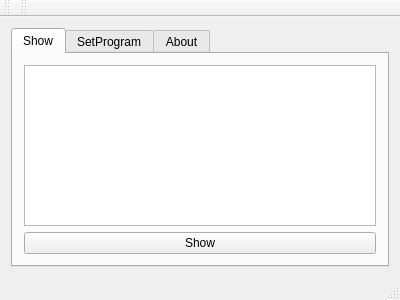
<?xml version="1.0" encoding="UTF-8"?>
<ui version="4.0">
 <class>MainWindow</class>
 <widget class="QMainWindow" name="MainWindow">
  <property name="geometry">
   <rect>
    <x>0</x>
    <y>0</y>
    <width>400</width>
    <height>300</height>
   </rect>
  </property>
  <property name="windowTitle">
   <string>MyProgram :)</string>
  </property>
  <widget class="QWidget" name="centralWidget">
   <layout class="QGridLayout" name="gridLayout_4">
    <item row="0" column="0">
     <layout class="QGridLayout" name="gridLayout">
      <item row="0" column="0">
       <widget class="QTabWidget" name="tabWidget">
        <property name="currentIndex">
         <number>0</number>
        </property>
        <widget class="QWidget" name="tab">
         <attribute name="title">
          <string>Show</string>
         </attribute>
         <layout class="QGridLayout" name="gridLayout_6">
          <item row="0" column="0">
           <layout class="QGridLayout" name="gridLayout_2">
            <item row="0" column="0">
             <widget class="QTextBrowser" name="ShowProgram"/>
            </item>
            <item row="1" column="0">
             <widget class="QPushButton" name="ShowButtom1">
              <property name="text">
               <string>Show</string>
              </property>
             </widget>
            </item>
           </layout>
          </item>
         </layout>
        </widget>
        <widget class="QWidget" name="tab_2">
         <attribute name="title">
          <string>SetProgram</string>
         </attribute>
         <layout class="QGridLayout" name="gridLayout_5">
          <item row="0" column="0">
           <layout class="QGridLayout" name="gridLayout_3">
            <item row="1" column="0">
             <widget class="QPushButton" name="Savebtn">
              <property name="text">
               <string>Save</string>
              </property>
             </widget>
            </item>
            <item row="1" column="1">
             <widget class="QPushButton" name="Showbtn2">
              <property name="text">
               <string>Show</string>
              </property>
             </widget>
            </item>
            <item row="0" column="0" colspan="2">
             <widget class="QTextEdit" name="SetProgram"/>
            </item>
           </layout>
          </item>
         </layout>
        </widget>
        <widget class="QWidget" name="About">
         <attribute name="title">
          <string>About</string>
         </attribute>
         <layout class="QGridLayout" name="gridLayout_7">
          <item row="0" column="0">
           <layout class="QVBoxLayout" name="verticalLayout">
            <item>
             <widget class="QTextBrowser" name="About_2">
              <property name="html">
               <string>&lt;!DOCTYPE HTML PUBLIC &quot;-//W3C//DTD HTML 4.0//EN&quot; &quot;http://www.w3.org/TR/REC-html40/strict.dtd&quot;&gt;
&lt;html&gt;&lt;head&gt;&lt;meta name=&quot;qrichtext&quot; content=&quot;1&quot; /&gt;&lt;style type=&quot;text/css&quot;&gt;
p, li { white-space: pre-wrap; }
&lt;/style&gt;&lt;/head&gt;&lt;body style=&quot; font-family:'Ubuntu'; font-size:11pt; font-weight:400; font-style:normal;&quot;&gt;
&lt;p align=&quot;center&quot; style=&quot;-qt-paragraph-type:empty; margin-top:0px; margin-bottom:0px; margin-left:0px; margin-right:0px; -qt-block-indent:0; text-indent:0px;&quot;&gt;&lt;br /&gt;&lt;/p&gt;
&lt;p align=&quot;center&quot; style=&quot;-qt-paragraph-type:empty; margin-top:0px; margin-bottom:0px; margin-left:0px; margin-right:0px; -qt-block-indent:0; text-indent:0px;&quot;&gt;&lt;br /&gt;&lt;/p&gt;
&lt;p align=&quot;center&quot; style=&quot; margin-top:0px; margin-bottom:0px; margin-left:0px; margin-right:0px; -qt-block-indent:0; text-indent:0px;&quot;&gt;Designed by Khashayar Ghamati&lt;/p&gt;
&lt;p align=&quot;center&quot; style=&quot;-qt-paragraph-type:empty; margin-top:0px; margin-bottom:0px; margin-left:0px; margin-right:0px; -qt-block-indent:0; text-indent:0px;&quot;&gt;&lt;br /&gt;&lt;/p&gt;
&lt;p align=&quot;center&quot; style=&quot; margin-top:0px; margin-bottom:0px; margin-left:0px; margin-right:0px; -qt-block-indent:0; text-indent:0px;&quot;&gt;Email: KhashayarGhamati@gmail.com&lt;/p&gt;&lt;/body&gt;&lt;/html&gt;</string>
              </property>
             </widget>
            </item>
           </layout>
          </item>
         </layout>
        </widget>
       </widget>
      </item>
     </layout>
    </item>
   </layout>
  </widget>
  <widget class="QMenuBar" name="menuBar">
   <property name="geometry">
    <rect>
     <x>0</x>
     <y>0</y>
     <width>400</width>
     <height>25</height>
    </rect>
   </property>
  </widget>
  <widget class="QToolBar" name="mainToolBar">
   <attribute name="toolBarArea">
    <enum>TopToolBarArea</enum>
   </attribute>
   <attribute name="toolBarBreak">
    <bool>false</bool>
   </attribute>
  </widget>
  <widget class="QStatusBar" name="statusBar"/>
  <widget class="QToolBar" name="toolBar">
   <property name="windowTitle">
    <string>toolBar</string>
   </property>
   <attribute name="toolBarArea">
    <enum>TopToolBarArea</enum>
   </attribute>
   <attribute name="toolBarBreak">
    <bool>false</bool>
   </attribute>
  </widget>
 </widget>
 <layoutdefault spacing="6" margin="11"/>
 <resources/>
 <connections/>
</ui>
